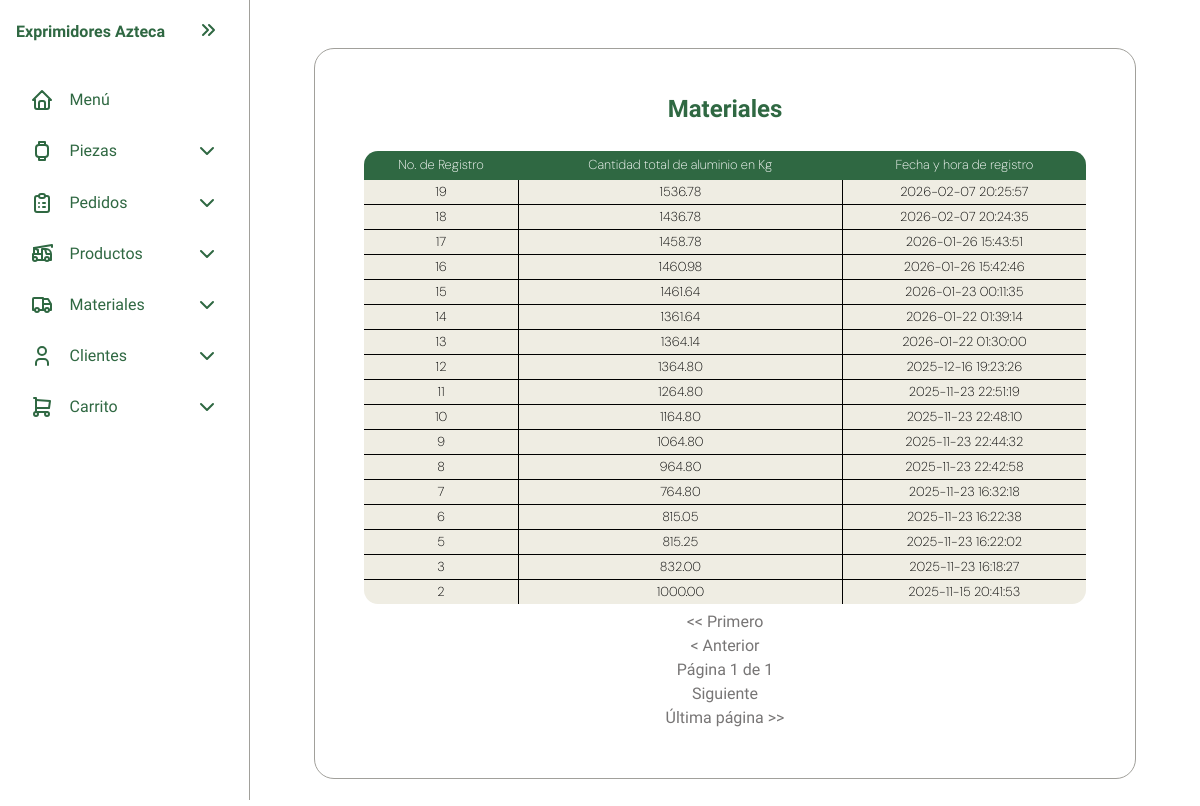
Screenshot of /materiales.php with the database file from the repository.
### tables this page shows
CREATE TABLE IF NOT EXISTS `stock_aluminio` (
  `id_stock` int NOT NULL AUTO_INCREMENT,
  `cantidad_kg` decimal(10,2) NOT NULL,
  `fecha` datetime NOT NULL,
  PRIMARY KEY (`id_stock`)
);

### HTML/materiales.php (the view, shortened to what this page needs)
<?php
include("../config/connection.php");
include("../assets/HTML/layout.php");
$PorPagina = 25;
$Pagina = isset($_GET['page']) && is_numeric($_GET['page']) ? intval($_GET['page']) : 1;
$offset = ($Pagina - 1) * $PorPagina;
$resultado = $conexion->query("SELECT COUNT(*) as total FROM stock_aluminio");
$resultado_query = $resultado->fetch_assoc();
$total = intval($resultado_query["total"]);
$totalPaginas = max(1, ceil($total / $PorPagina));
$stmt = $conexion->prepare("SELECT id_stock AS no_registro,
 cantidad_kg AS cantidad,
 fecha FROM stock_aluminio
 ORDER BY id_stock DESC LIMIT ? OFFSET ?");
$stmt->bind_param("ii", $PorPagina, $offset);
$stmt->execute();
$res = $stmt->get_result();
?>
<head>
</head>
<body>
    <div class="container">
        <h1> Materiales </h1>
        <br>
        <div class="center_items">
            <table>
                <tr>
                    <th class="columnas">No. de Registro</th>
                    <th class="columnas">Cantidad total de aluminio en Kg</th>
                    <th class="columnas">Fecha y hora de registro</th>
                </tr>
                <?php while ($row = $res->fetch_assoc()) { ?>
                    <tr>
                        <td> <?php echo $row["no_registro"]; ?></td>
                        <td><?php echo $row["cantidad"]; ?></td>
                        <td><?php echo $row["fecha"]; ?></td>
                    </tr>
                <?php } ?>
            </table>
            <?php if ($Pagina > 1) { ?>
                <a href="?page=1">
                    <b>
                        << Primero</b></a>
                <a href="?page=<?php echo $Pagina - 1 ?>"><b>
                        < Anterior</b></a>
            <?php } else if ($Pagina = 1) { ?>
                    <p>
                        << Primero</p>
                            <p>
                                < Anterior</p>
                            <?php } ?>
                            <p> Página <?php echo $Pagina; ?> de <?php echo $totalPaginas; ?></p>
                            <?php
                            if ($Pagina == $totalPaginas) { ?>
                                <p>Siguiente</p>
                                <p>Última página >></p>
                            <?php } else if ($Pagina < $totalPaginas) {
                                ?>
                                    <a href="?page=<?php echo $Pagina + 1; ?>"><b> Siguiente</b></a>
                                    <a href="?page=<?php echo $totalPaginas; ?>"><b>Última página >></b> </a>
                            <?php } ?>
        </div>
    </div>
</body>

### assets/CSS/style.css (style rules this page uses)
:root { --green_text: #2F6842; --background_color: #FFFF; --background_color_cream: #EFEDE3; --line-color: #a1a09b; --green_fill: #99b4a2; --green_hover: #99b4a2; --font_text:"Schibsted Grotesk"; --font_tittle: "DM Sans"; }
* { padding: 0; margin: 0; }
html { font-family: var(--font_text), sans-serif; user-select: none; line-height: 1.5rem; }
body { min-height: 100vh; color: var(--green_text); background-color: var(--background_color); display: grid; grid-template-columns: auto 1fr; }
.container { margin-top: min(4em, 5%); margin-bottom: min(4em, 5%); margin-left: min(4em, 10%); margin-right: min(4em, 10%); border-radius: 20px; border: 1px solid var(--line-color); background-color: white; padding: min(3em, 15%); overflow: hidden; }
.center_items { display: flex; justify-content: center; align-items: center; flex-direction: column; }
h1 { font-family: var(--font_text), sans-serif; font-size: 24px; text-align: center; }
p { font-size: 16px; color: #777575; }
table { width: 100%; border: 1px solid #000; border-collapse: collapse; padding: 10px; overflow: hidden ; border-radius: 15px; margin: 5px 2px; align-items: center; max-height: 4vh; }
td, th { padding-left: 2px; padding-right: 2px; font-family: "DM Sans", sans-serif; font-weight: 200; border: 1px solid #000; text-align: center; background-color: var(--background_color_cream); color: black; font-optical-sizing: auto; }
.columnas { background-color: #2F6842; color: #fff; padding: 2px; border: 1px solid #2F6842; }

### rows the page displays
stock_aluminio: id_stock "19", cantidad_kg "1536.78", fecha "2026-02-07 20:25:57"
stock_aluminio: id_stock "18", cantidad_kg "1436.78", fecha "2026-02-07 20:24:35"
stock_aluminio: id_stock "17", cantidad_kg "1458.78", fecha "2026-01-26 15:43:51"
stock_aluminio: id_stock "16", cantidad_kg "1460.98", fecha "2026-01-26 15:42:46"
stock_aluminio: id_stock "15", cantidad_kg "1461.64", fecha "2026-01-23 00:11:35"
stock_aluminio: id_stock "14", cantidad_kg "1361.64", fecha "2026-01-22 01:39:14"
stock_aluminio: id_stock "13", cantidad_kg "1364.14", fecha "2026-01-22 01:30:00"
stock_aluminio: id_stock "12", cantidad_kg "1364.80", fecha "2025-12-16 19:23:26"
stock_aluminio: id_stock "11", cantidad_kg "1264.80", fecha "2025-11-23 22:51:19"
stock_aluminio: id_stock "10", cantidad_kg "1164.80", fecha "2025-11-23 22:48:10"
stock_aluminio: id_stock "9", cantidad_kg "1064.80", fecha "2025-11-23 22:44:32"
stock_aluminio: id_stock "8", cantidad_kg "964.80", fecha "2025-11-23 22:42:58"
stock_aluminio: id_stock "7", cantidad_kg "764.80", fecha "2025-11-23 16:32:18"
stock_aluminio: id_stock "6", cantidad_kg "815.05", fecha "2025-11-23 16:22:38"
stock_aluminio: id_stock "5", cantidad_kg "815.25", fecha "2025-11-23 16:22:02"
stock_aluminio: id_stock "3", cantidad_kg "832.00", fecha "2025-11-23 16:18:27"
stock_aluminio: id_stock "2", cantidad_kg "1000.00", fecha "2025-11-15 20:41:53"

### other values shown
$Pagina "1"
$totalPaginas "1"
